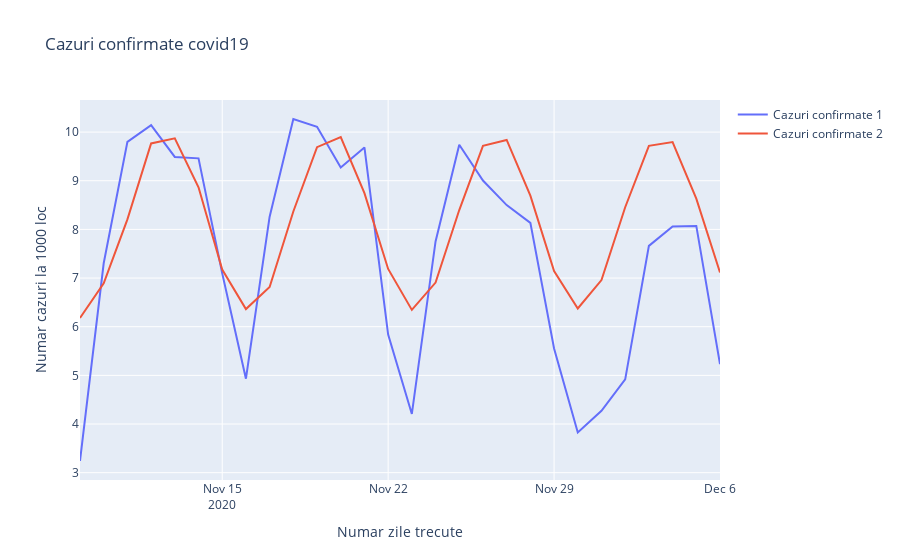

The notebook cell saved with this chart:
### Markdown cell above
## Predictie folosind modelul ARIMA
Modelul statistic ARIMA in urma antrenarii acesta prezice pe baza parametrilor calculati (beta si theta, media si autocorelatia) viitoarele valori medii posibila ce se poate determina in ziua urmatoare

### Code cell
covid19.plot(serieses=covid19.predict(testing=True))
